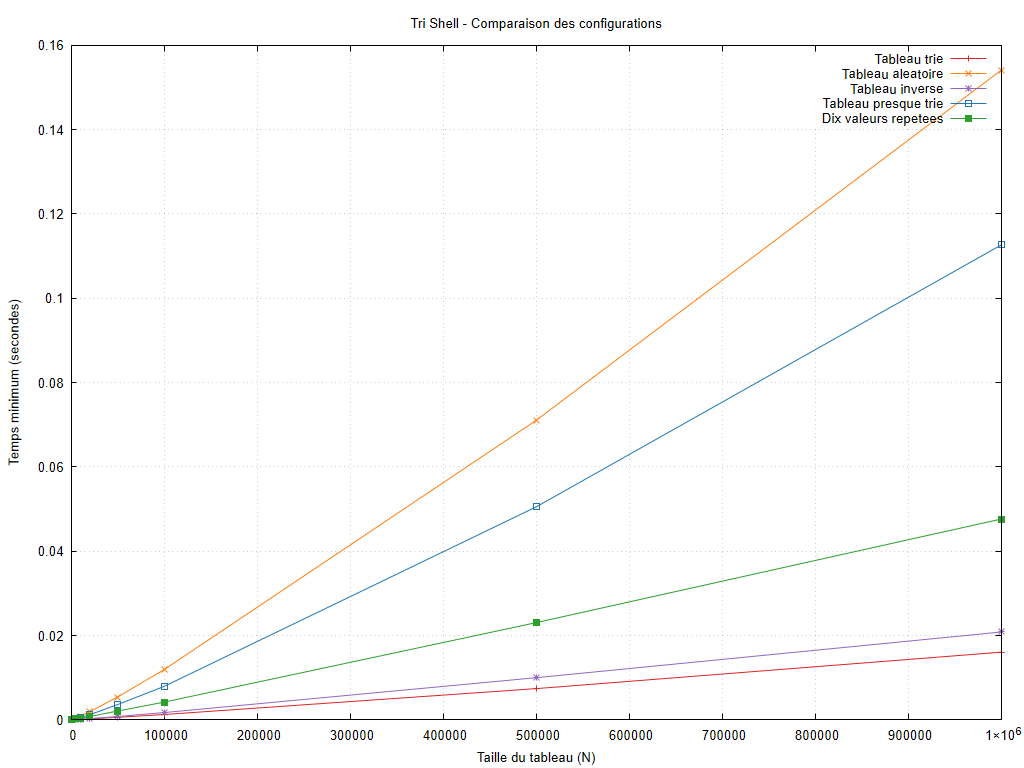

Write gnuplot code to recreate this figure.
set encoding utf8
set terminal pngcairo size 1024,768 font 'Arial,10'
set output 'graphiques/20261011_212626/cases/shell_sort_cases.png'
set datafile missing 'non_mesure'
set title 'Tri Shell - Comparaison des configurations'
set xlabel 'Taille du tableau (N)'
set ylabel 'Temps minimum (secondes)'
set grid
set yrange [0:*]
plot 'resultats/20261011_212626/cases/shell_sort_cases.dat' using 1:2 title 'Tableau trie' with linespoints lc rgb '#d62728', 'resultats/20261011_212626/cases/shell_sort_cases.dat' using 1:3 title 'Tableau aleatoire' with linespoints lc rgb '#ff7f0e', 'resultats/20261011_212626/cases/shell_sort_cases.dat' using 1:4 title 'Tableau inverse' with linespoints lc rgb '#9467bd', 'resultats/20261011_212626/cases/shell_sort_cases.dat' using 1:5 title 'Tableau presque trie' with linespoints lc rgb '#1f77b4', 'resultats/20261011_212626/cases/shell_sort_cases.dat' using 1:6 title 'Dix valeurs repetees' with linespoints lc rgb '#2ca02c'
unset output
